Frame 1 (no input): blank canvas, image omitted
Frame 60 (the mouse pressed at the canvas centre just before this capture): blank canvas, image omitted
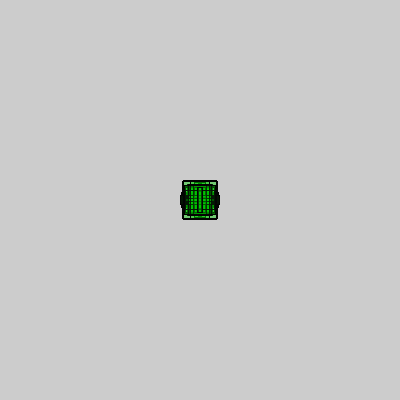
Frame 120 (the mouse held since frame 60 and released just before this capture)

The Processing sketch whose frames 1 and 60 were blank and that drew this single picture after the mouse press (run headless with seeded random() and noise(); from frame 60 on, the mouse is pressed at the canvas centre):

// Processing sketch: processing_108322
// ── processing_108322.pde

//Kairavi Chahal | kchahal
//Homework 3 | September 10, 2013

//Copyright Kairavi Chahal | 2013 | Carnegie Mellon University
//All rights reserved.

float x, y, wd, ht;
int count = 0;
color col;
int trail;

void setup() {
  size(400, 400);
  fill(0, 0, 255);
  stroke(3);

  x = 0;
  y = height*0.6;
  wd = width*0.35;
  ht = height*0.43;
  trail = 5; //if trail is too big compared to frameRate, the animation will be jumpy.

  frameRate(40);
  rectMode(CENTER);
};

void draw() {
  //  background(0, 200, 0);
  //  fill(0, 200, 0, 20);
  //  rect(0, 0, width, height);
  
  if (mousePressed) {
    col = color(0, mouseX, mouseX-mouseY);
    fill(col, random(100));
    stroke(3);
    rect(mouseX, mouseY, random(40), random(40));
    
    //this either leaves all drawings on the canvas or makes a new background every trail frames
//    count++;
//    if (count % trail == 0) {
//      noStroke();
//      fill(200);
//      rect(0, 0, width, height);
//    }
  }

//  fill(255, 0, 0);
//  triangle(mouseX, mouseY, width, width, width, 0);
//
//  fill(0, 0, 255);
//  triangle(mouseX, mouseY, 0, width, 0, 0);
//
//  fill(255, 255, 0);
//  triangle(mouseX, mouseY, 0, height, width, height);
//  x = x + 1;
};
